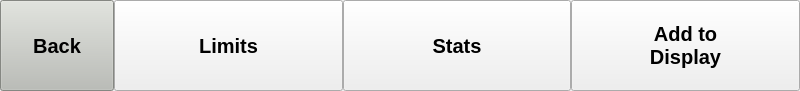
<?xml version="1.0" encoding="UTF-8"?>
<ui version="4.0">
 <class>Form</class>
 <widget class="QWidget" name="Form">
  <property name="geometry">
   <rect>
    <x>0</x>
    <y>0</y>
    <width>800</width>
    <height>91</height>
   </rect>
  </property>
  <property name="windowTitle">
   <string>Form</string>
  </property>
  <layout class="QHBoxLayout" name="horizontalLayout">
   <property name="spacing">
    <number>0</number>
   </property>
   <property name="leftMargin">
    <number>0</number>
   </property>
   <property name="topMargin">
    <number>0</number>
   </property>
   <property name="rightMargin">
    <number>0</number>
   </property>
   <property name="bottomMargin">
    <number>0</number>
   </property>
   <item>
    <widget class="QPushButton" name="button_backalarms">
     <property name="sizePolicy">
      <sizepolicy hsizetype="Minimum" vsizetype="Expanding">
       <horstretch>0</horstretch>
       <verstretch>0</verstretch>
      </sizepolicy>
     </property>
     <property name="maximumSize">
      <size>
       <width>114</width>
       <height>16777215</height>
      </size>
     </property>
     <property name="palette">
      <palette>
       <active>
        <colorrole role="WindowText">
         <brush brushstyle="SolidPattern">
          <color alpha="255">
           <red>0</red>
           <green>0</green>
           <blue>0</blue>
          </color>
         </brush>
        </colorrole>
        <colorrole role="Button">
         <brush brushstyle="SolidPattern">
          <color alpha="255">
           <red>186</red>
           <green>189</green>
           <blue>182</blue>
          </color>
         </brush>
        </colorrole>
        <colorrole role="Light">
         <brush brushstyle="SolidPattern">
          <color alpha="255">
           <red>255</red>
           <green>255</green>
           <blue>255</blue>
          </color>
         </brush>
        </colorrole>
        <colorrole role="Midlight">
         <brush brushstyle="SolidPattern">
          <color alpha="255">
           <red>220</red>
           <green>222</green>
           <blue>218</blue>
          </color>
         </brush>
        </colorrole>
        <colorrole role="Dark">
         <brush brushstyle="SolidPattern">
          <color alpha="255">
           <red>93</red>
           <green>94</green>
           <blue>91</blue>
          </color>
         </brush>
        </colorrole>
        <colorrole role="Mid">
         <brush brushstyle="SolidPattern">
          <color alpha="255">
           <red>124</red>
           <green>126</green>
           <blue>121</blue>
          </color>
         </brush>
        </colorrole>
        <colorrole role="Text">
         <brush brushstyle="SolidPattern">
          <color alpha="255">
           <red>0</red>
           <green>0</green>
           <blue>0</blue>
          </color>
         </brush>
        </colorrole>
        <colorrole role="BrightText">
         <brush brushstyle="SolidPattern">
          <color alpha="255">
           <red>255</red>
           <green>255</green>
           <blue>255</blue>
          </color>
         </brush>
        </colorrole>
        <colorrole role="ButtonText">
         <brush brushstyle="SolidPattern">
          <color alpha="255">
           <red>0</red>
           <green>0</green>
           <blue>0</blue>
          </color>
         </brush>
        </colorrole>
        <colorrole role="Base">
         <brush brushstyle="SolidPattern">
          <color alpha="255">
           <red>255</red>
           <green>255</green>
           <blue>255</blue>
          </color>
         </brush>
        </colorrole>
        <colorrole role="Window">
         <brush brushstyle="SolidPattern">
          <color alpha="255">
           <red>186</red>
           <green>189</green>
           <blue>182</blue>
          </color>
         </brush>
        </colorrole>
        <colorrole role="Shadow">
         <brush brushstyle="SolidPattern">
          <color alpha="255">
           <red>0</red>
           <green>0</green>
           <blue>0</blue>
          </color>
         </brush>
        </colorrole>
        <colorrole role="AlternateBase">
         <brush brushstyle="SolidPattern">
          <color alpha="255">
           <red>220</red>
           <green>222</green>
           <blue>218</blue>
          </color>
         </brush>
        </colorrole>
        <colorrole role="ToolTipBase">
         <brush brushstyle="SolidPattern">
          <color alpha="255">
           <red>255</red>
           <green>255</green>
           <blue>220</blue>
          </color>
         </brush>
        </colorrole>
        <colorrole role="ToolTipText">
         <brush brushstyle="SolidPattern">
          <color alpha="255">
           <red>0</red>
           <green>0</green>
           <blue>0</blue>
          </color>
         </brush>
        </colorrole>
       </active>
       <inactive>
        <colorrole role="WindowText">
         <brush brushstyle="SolidPattern">
          <color alpha="255">
           <red>0</red>
           <green>0</green>
           <blue>0</blue>
          </color>
         </brush>
        </colorrole>
        <colorrole role="Button">
         <brush brushstyle="SolidPattern">
          <color alpha="255">
           <red>186</red>
           <green>189</green>
           <blue>182</blue>
          </color>
         </brush>
        </colorrole>
        <colorrole role="Light">
         <brush brushstyle="SolidPattern">
          <color alpha="255">
           <red>255</red>
           <green>255</green>
           <blue>255</blue>
          </color>
         </brush>
        </colorrole>
        <colorrole role="Midlight">
         <brush brushstyle="SolidPattern">
          <color alpha="255">
           <red>220</red>
           <green>222</green>
           <blue>218</blue>
          </color>
         </brush>
        </colorrole>
        <colorrole role="Dark">
         <brush brushstyle="SolidPattern">
          <color alpha="255">
           <red>93</red>
           <green>94</green>
           <blue>91</blue>
          </color>
         </brush>
        </colorrole>
        <colorrole role="Mid">
         <brush brushstyle="SolidPattern">
          <color alpha="255">
           <red>124</red>
           <green>126</green>
           <blue>121</blue>
          </color>
         </brush>
        </colorrole>
        <colorrole role="Text">
         <brush brushstyle="SolidPattern">
          <color alpha="255">
           <red>0</red>
           <green>0</green>
           <blue>0</blue>
          </color>
         </brush>
        </colorrole>
        <colorrole role="BrightText">
         <brush brushstyle="SolidPattern">
          <color alpha="255">
           <red>255</red>
           <green>255</green>
           <blue>255</blue>
          </color>
         </brush>
        </colorrole>
        <colorrole role="ButtonText">
         <brush brushstyle="SolidPattern">
          <color alpha="255">
           <red>0</red>
           <green>0</green>
           <blue>0</blue>
          </color>
         </brush>
        </colorrole>
        <colorrole role="Base">
         <brush brushstyle="SolidPattern">
          <color alpha="255">
           <red>255</red>
           <green>255</green>
           <blue>255</blue>
          </color>
         </brush>
        </colorrole>
        <colorrole role="Window">
         <brush brushstyle="SolidPattern">
          <color alpha="255">
           <red>186</red>
           <green>189</green>
           <blue>182</blue>
          </color>
         </brush>
        </colorrole>
        <colorrole role="Shadow">
         <brush brushstyle="SolidPattern">
          <color alpha="255">
           <red>0</red>
           <green>0</green>
           <blue>0</blue>
          </color>
         </brush>
        </colorrole>
        <colorrole role="AlternateBase">
         <brush brushstyle="SolidPattern">
          <color alpha="255">
           <red>220</red>
           <green>222</green>
           <blue>218</blue>
          </color>
         </brush>
        </colorrole>
        <colorrole role="ToolTipBase">
         <brush brushstyle="SolidPattern">
          <color alpha="255">
           <red>255</red>
           <green>255</green>
           <blue>220</blue>
          </color>
         </brush>
        </colorrole>
        <colorrole role="ToolTipText">
         <brush brushstyle="SolidPattern">
          <color alpha="255">
           <red>0</red>
           <green>0</green>
           <blue>0</blue>
          </color>
         </brush>
        </colorrole>
       </inactive>
       <disabled>
        <colorrole role="WindowText">
         <brush brushstyle="SolidPattern">
          <color alpha="255">
           <red>93</red>
           <green>94</green>
           <blue>91</blue>
          </color>
         </brush>
        </colorrole>
        <colorrole role="Button">
         <brush brushstyle="SolidPattern">
          <color alpha="255">
           <red>186</red>
           <green>189</green>
           <blue>182</blue>
          </color>
         </brush>
        </colorrole>
        <colorrole role="Light">
         <brush brushstyle="SolidPattern">
          <color alpha="255">
           <red>255</red>
           <green>255</green>
           <blue>255</blue>
          </color>
         </brush>
        </colorrole>
        <colorrole role="Midlight">
         <brush brushstyle="SolidPattern">
          <color alpha="255">
           <red>220</red>
           <green>222</green>
           <blue>218</blue>
          </color>
         </brush>
        </colorrole>
        <colorrole role="Dark">
         <brush brushstyle="SolidPattern">
          <color alpha="255">
           <red>93</red>
           <green>94</green>
           <blue>91</blue>
          </color>
         </brush>
        </colorrole>
        <colorrole role="Mid">
         <brush brushstyle="SolidPattern">
          <color alpha="255">
           <red>124</red>
           <green>126</green>
           <blue>121</blue>
          </color>
         </brush>
        </colorrole>
        <colorrole role="Text">
         <brush brushstyle="SolidPattern">
          <color alpha="255">
           <red>93</red>
           <green>94</green>
           <blue>91</blue>
          </color>
         </brush>
        </colorrole>
        <colorrole role="BrightText">
         <brush brushstyle="SolidPattern">
          <color alpha="255">
           <red>255</red>
           <green>255</green>
           <blue>255</blue>
          </color>
         </brush>
        </colorrole>
        <colorrole role="ButtonText">
         <brush brushstyle="SolidPattern">
          <color alpha="255">
           <red>93</red>
           <green>94</green>
           <blue>91</blue>
          </color>
         </brush>
        </colorrole>
        <colorrole role="Base">
         <brush brushstyle="SolidPattern">
          <color alpha="255">
           <red>186</red>
           <green>189</green>
           <blue>182</blue>
          </color>
         </brush>
        </colorrole>
        <colorrole role="Window">
         <brush brushstyle="SolidPattern">
          <color alpha="255">
           <red>186</red>
           <green>189</green>
           <blue>182</blue>
          </color>
         </brush>
        </colorrole>
        <colorrole role="Shadow">
         <brush brushstyle="SolidPattern">
          <color alpha="255">
           <red>0</red>
           <green>0</green>
           <blue>0</blue>
          </color>
         </brush>
        </colorrole>
        <colorrole role="AlternateBase">
         <brush brushstyle="SolidPattern">
          <color alpha="255">
           <red>186</red>
           <green>189</green>
           <blue>182</blue>
          </color>
         </brush>
        </colorrole>
        <colorrole role="ToolTipBase">
         <brush brushstyle="SolidPattern">
          <color alpha="255">
           <red>255</red>
           <green>255</green>
           <blue>220</blue>
          </color>
         </brush>
        </colorrole>
        <colorrole role="ToolTipText">
         <brush brushstyle="SolidPattern">
          <color alpha="255">
           <red>0</red>
           <green>0</green>
           <blue>0</blue>
          </color>
         </brush>
        </colorrole>
       </disabled>
      </palette>
     </property>
     <property name="font">
      <font>
       <pointsize>15</pointsize>
       <weight>75</weight>
       <bold>true</bold>
      </font>
     </property>
     <property name="text">
      <string>Back</string>
     </property>
    </widget>
   </item>
   <item>
    <widget class="QPushButton" name="button_limitmonitor">
     <property name="sizePolicy">
      <sizepolicy hsizetype="Minimum" vsizetype="Expanding">
       <horstretch>0</horstretch>
       <verstretch>0</verstretch>
      </sizepolicy>
     </property>
     <property name="font">
      <font>
       <pointsize>15</pointsize>
       <weight>75</weight>
       <bold>true</bold>
      </font>
     </property>
     <property name="text">
      <string>Limits</string>
     </property>
    </widget>
   </item>
   <item>
    <widget class="QPushButton" name="button_statsmonitor">
     <property name="sizePolicy">
      <sizepolicy hsizetype="Minimum" vsizetype="Expanding">
       <horstretch>0</horstretch>
       <verstretch>0</verstretch>
      </sizepolicy>
     </property>
     <property name="font">
      <font>
       <pointsize>15</pointsize>
       <weight>75</weight>
       <bold>true</bold>
      </font>
     </property>
     <property name="text">
      <string>Stats</string>
     </property>
    </widget>
   </item>
   <item>
    <widget class="QPushButton" name="button_addmonitor">
     <property name="sizePolicy">
      <sizepolicy hsizetype="Minimum" vsizetype="Expanding">
       <horstretch>0</horstretch>
       <verstretch>0</verstretch>
      </sizepolicy>
     </property>
     <property name="minimumSize">
      <size>
       <width>110</width>
       <height>0</height>
      </size>
     </property>
     <property name="maximumSize">
      <size>
       <width>2000</width>
       <height>16777215</height>
      </size>
     </property>
     <property name="font">
      <font>
       <pointsize>15</pointsize>
       <weight>75</weight>
       <bold>true</bold>
      </font>
     </property>
     <property name="text">
      <string>Add to
Display</string>
     </property>
    </widget>
   </item>
  </layout>
 </widget>
 <resources/>
 <connections/>
</ui>
